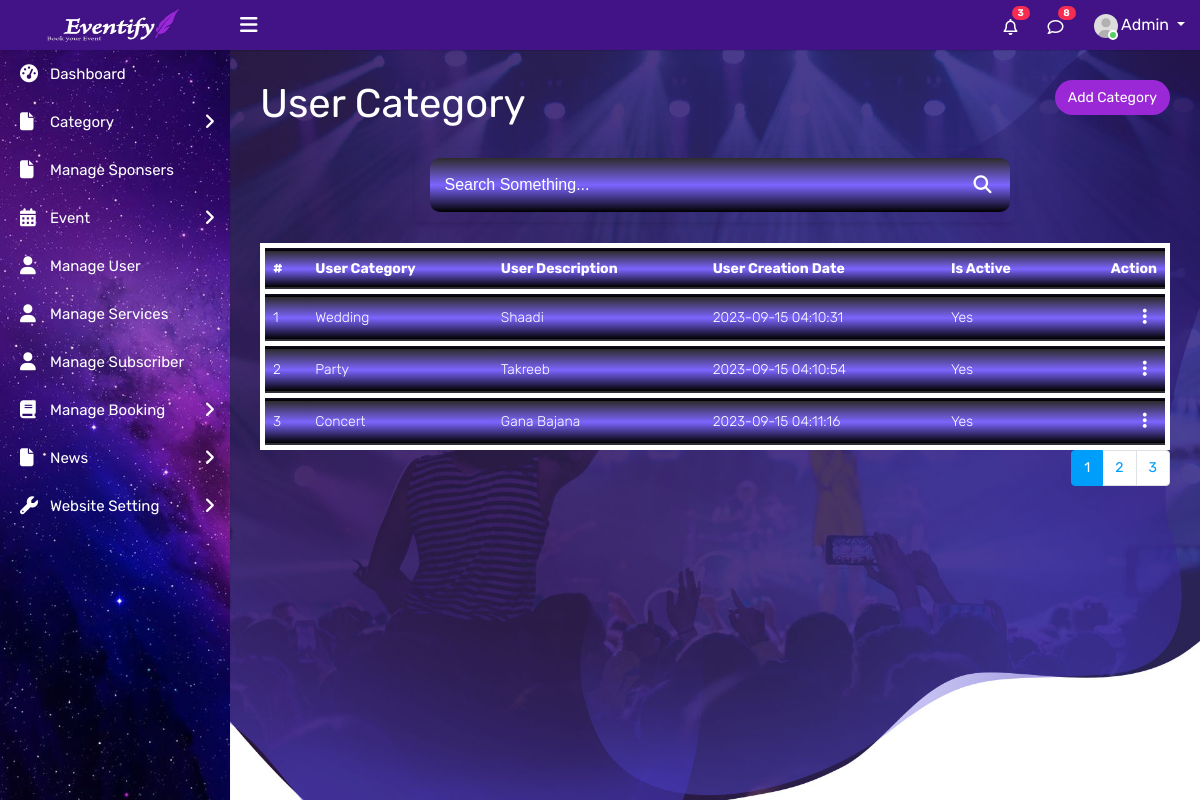
Screenshot of /admin/admin/user-category.php (signed in) with the database file from the repository.
### tables this page shows
CREATE TABLE `tbl_usrcategory` (
  `uc_id` int(11) NOT NULL,
  `uc_name` varchar(255) DEFAULT NULL,
  `uc_discription` mediumtext DEFAULT NULL,
  `uc_creationdate` timestamp NOT NULL DEFAULT current_timestamp() ON UPDATE current_timestamp(),
  `uc_updationdate` timestamp NULL DEFAULT NULL,
  `Is_Active` char(1) DEFAULT NULL
);

### admin/admin/user-category.php (the view, shortened to what this page needs)
<?php
include("includes/connect.php");
if(strlen($_SESSION['adminFullName'])==0)
{
header('location:../login.php');
}
else{
$searchQuery = isset($_GET['search_query']) ? $_GET['search_query'] : '';
$showFetchedData = empty($searchQuery);
$recordsPerPage = 3;
$currentPage = isset($_GET['page']) ? $_GET['page'] : 1;
$offset = ($currentPage - 1) * $recordsPerPage;
$sqlAll = "SELECT * FROM tbl_usrcategory  LIMIT $recordsPerPage OFFSET $offset";
$stmtAll = $conn->prepare($sqlAll);
$stmtAll->execute();
$cnt=1;
$allResults = $stmtAll->fetchAll(PDO::FETCH_OBJ);
?>
<!DOCTYPE html>
<html lang="en">
<head>
    <link rel="stylesheet" type="text/css" href="assets/css/bootstrap.min.css">
    <link rel="stylesheet" type="text/css" href="assets/css/font-awesome.min.css">
    <link rel="stylesheet" type="text/css" href="assets/css/select2.min.css">
    <link rel="stylesheet" type="text/css" href="assets/css/dataTables.bootstrap4.min.css">
    <link rel="stylesheet" type="text/css" href="assets/css/bootstrap-datetimepicker.min.css">
    <link rel="stylesheet" type="text/css" href="assets/css/style.css">
</head>
<body>
    <div class="main-wrapper">
        <div class="header">
			<div class="header-left">
				<a href="index-2.html" class="logo">
                <img src="assets/img/cop.jpeg" width="145" height="35" alt="">
				</a>
			</div>
			<a id="toggle_btn" href="javascript:void(0);"><i class="fa fa-bars"></i></a>
            <ul class="nav user-menu float-right">
                <li class="nav-item dropdown d-none d-sm-block">
                    <a href="#" class="dropdown-toggle nav-link" data-toggle="dropdown"><i class="fa fa-bell-o"></i> <span class="badge badge-pill bg-danger float-right">3</span></a>
                </li>
                <li class="nav-item dropdown d-none d-sm-block">
                    <a href="javascript:void(0);" id="open_msg_box" class="hasnotifications nav-link"><i class="fa fa-comment-o"></i> <span class="badge badge-pill bg-danger float-right">8</span></a>
                </li>
                <li class="nav-item dropdown has-arrow">
                    <a href="#" class="dropdown-toggle nav-link user-link" data-toggle="dropdown">
                        <span class="user-img"><img class="rounded-circle" src="assets/img/user.jpg" width="40" alt="Admin">
							<span class="status online"></span></span>
                        <span><?php echo htmlentities($_SESSION['adminFullName'])?></span>
                    </a>
                </li>
            </ul>
        </div>
        <div class="sidebar" id="sidebar">
            <div class="sidebar-inner slimscroll">
                <div id="sidebar-menu" class="sidebar-menu">
                <ul>
                        <li class="active">
                            <a href="index-2.php"><i class="fa fa-dashboard"></i> <span>Dashboard</span></a>
                        </li>
                        <li class="submenu">
                            <a href="#"> <i class="fa fa-file fa-5x"></i></i> <span>Category</span> <span class="menu-arrow"></span></a>
                        </li>
                        <li>
                            <a href="Manage Sponsers.php"><i class="fa fa-file"></i> <span>Manage Sponsers</span></a>
                        </li>
                        <li class="submenu">
                            <a href="#"> <i class="fa fa-calendar fa-5x"></i></i> <span>Event</span> <span class="menu-arrow"></span></a>
                        </li>
                        <li class="active">
                            <a href="Manage User.php"><i class="fa fa-user"></i> <span>Manage User</span></a>
                        </li>
                    <li class="active">
                        <a href="./services.php"><i class="fa fa-user"></i> <span>Manage Services</span></a>
                    </li>
                    <li class="active">
                        <a href="Manage Subscriber.php"><i class="fa fa-user"></i> <span>Manage Subscriber</span></a>
                    </li>
						<li>
                        <li class="submenu">
                            <a href="#"><i class="fa fa-book"></i> <span>Manage Booking</span> <span class="menu-arrow"></span></a>
                        </li>
                        <li class="submenu">
                            <a href=""> <i class="fa fa-file fa-5x"></i></i> <span>News</span> <span class="menu-arrow"></span></a>
                        </li>
                        </li>
                        <li class="submenu">
                            <a href=""> <i class="fa fa-wrench fa-5x"></i></i> <span>Website Setting</span> <span class="menu-arrow"></span></a>
                        </li>
                </div>
            </div>
        </div>
        <div class="page-wrapper">
            <div class="content">
                <div class="row">
                    <div class="col-sm-4 col-3">
                        <h4 class="page-title" style="font-size: 40px;">User Category</h4>
                    </div>
                    <div class="col-sm-8 col-9 text-right m-b-20">
                        <a href="add-user-category.php" class="btn btn  btn-rounded float-right" style="background-color: #9a28d7; color: white;">Add Category</a>
                    </div>
                </div>
                <form action="" method="get">
                <div class="search-bar">
                    <input class="search-edit" name="search_query" type="text" placeholder="Search Something...">
                    <button class="search" name="search_button" type="submit"><i class="fas fa-search"></i></button>
                  </div>
                  </form>
                  <br>
				<div class="row">
					<div class="col-md-12">
						<div class="table-responsive">
							<table class="table table-border table-striped custom-table  mb-0">
								<thead>
									<tr>
										<th>#</th>
										<th>User Category</th>
										<th>User Description</th>
										<th>User Creation Date</th>
										<th>Is Active</th>
										<th class="text-right">Action</th>
									</tr>
								</thead>
								<tbody>
    <?php if ($showFetchedData): ?>
        <?php foreach ($allResults as $row): ?>
									<tr>
										<td><?php echo htmlentities($cnt);?></td>
										<td><?php echo htmlentities($row->uc_name);?></td>
										<td><?php echo htmlentities($row->uc_discription);?></td>
										<td><?php echo htmlentities($row->uc_creationdate);?></td>
										<td>
                                        <?php $status=$row->Is_Active;
if($status==1):
echo htmlentities("Yes");
else:
echo htmlentities("No");
endif;
?>
                                        </td>
										<td class="text-right">
											<div class="dropdown dropdown-action">
												<a href="#" class="action-icon dropdown-toggle" data-toggle="dropdown" aria-expanded="false"><i class="fa fa-ellipsis-v"></i></a>
											</div>
										</td>
									</tr>
                                    <div id="delete_patient" class="modal fade delete-modal" role="dialog">
			<div class="modal-dialog modal-dialog-centered">
				<div class="modal-content" style="background: url(assets/img/stars.jpg);">
                                    <?php $cnt++;
         ?>
                <?php endforeach; ?>
											</div>
								</tbody>
							</table>
                            <?php
        echo '<ul class="pagination">';
    for ($i = 1; $i <= $recordsPerPage ; $i++) {
        $activeClass = ($i === $currentPage) ? 'active' : '';
        echo '<li class="page-item ' . $activeClass . '"><a class="page-link" href="?page=' . $i . '">' . $i . '</a></li>';
    }
    echo '</ul>';?>
						</div>
					</div>
                </div>
            </div>
    <?php endif; ?>
											</div>
						</div>
</body>
<?php
    }
?>
</html>

### admin/admin/user-category.php (style rules this page uses)
body { background-image: url(assets/img/featured-events-bg.jpg); background-repeat:no-repeat; background-size:cover; }
tr { border: 5px solid white; background: linear-gradient(rgb(45, 43, 43),rgb(124, 101, 255),black); color: rgb(255, 255, 255); }
.search-bar { display: flex; justify-content: center; align-items: center; max-width: 600px; margin: 0 auto; padding: 10px; border-radius: 5px; box-shadow: 0px 2px 5px rgba(0, 0, 0, 0.1); }
.search { background-color: #007bff; color: #fff; border: none; border-radius: 3px; cursor: pointer; padding: 10px; }
::placeholder { color: white; }
.search-edit { width: 100%; font-family: 'Montserrat', sans-serif; font-size: 16px; padding: 15px 45px 15px 15px; background-color:#fff; color:white; border-radius: 10px; border:none; transition: all .4s; }
.search { background-color: transparent; font-size: 18px; padding: 6px 9px; margin-left:-45px; border:none; color:white; transition: all .4s; z-index: 10; }
.pagination { list-style: none; display: flex; justify-content:right; padding: 0; }

### rows the page displays
tbl_usrcategory: uc_name "Wedding", uc_discription "Shaadi", uc_creationdate "2023-09-15 04:10:31"
tbl_usrcategory: uc_name "Party", uc_discription "Takreeb", uc_creationdate "2023-09-15 04:10:54"
tbl_usrcategory: uc_name "Concert", uc_discription "Gana Bajana", uc_creationdate "2023-09-15 04:11:16"

### other values shown
$_SESSION['adminFullName'] "Admin"
